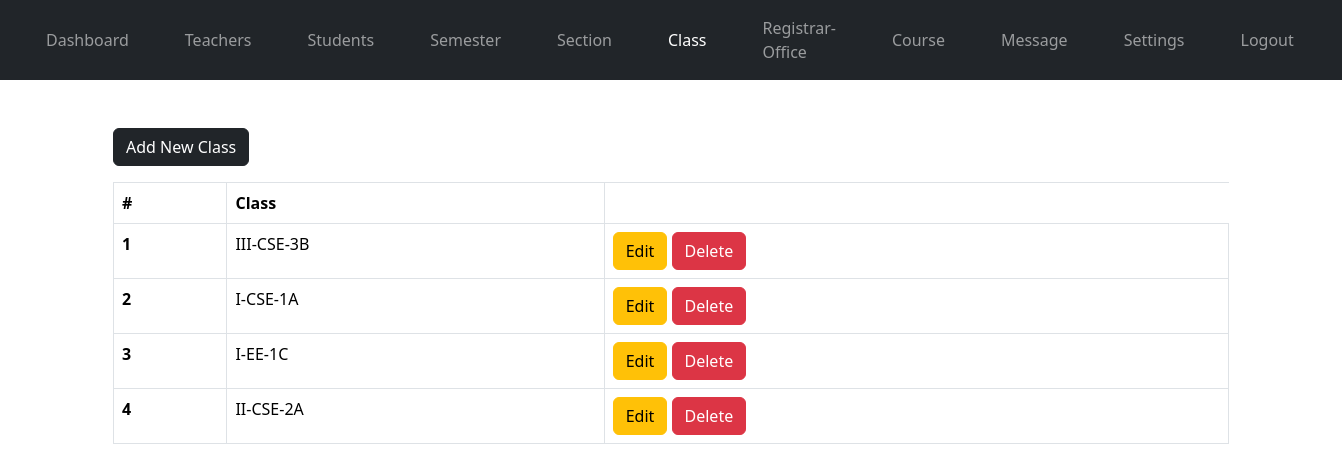
Screenshot of /admin/class.php (signed in) with the database file from the repository.
### tables this page shows
CREATE TABLE `class` (
  `class_id` int(11) NOT NULL,
  `semester` int(11) NOT NULL,
  `section` int(11) NOT NULL
);

CREATE TABLE `semester` (
  `semester_id` int(11) NOT NULL,
  `semester` varchar(31) NOT NULL,
  `semester_code` varchar(7) NOT NULL
);

CREATE TABLE `section` (
  `section_id` int(11) NOT NULL,
  `section` varchar(7) NOT NULL
);

### admin/data/class.php (called while the page is built, shortened)
<?php
function getAllClasses($conn){
   $sql = "SELECT * FROM class";
   $stmt = $conn->prepare($sql);
   $stmt->execute();
   if ($stmt->rowCount() >= 1) {
     $classes = $stmt->fetchAll();
     return $classes;
   }else {
    return 0;
   }
}
?>

### admin/data/grade.php (called while the page is built, shortened)
<?php
function getGradeById($grade_id, $conn){
   $sql = "SELECT * FROM semester
           WHERE semester_id=?";
   $stmt = $conn->prepare($sql);
   $stmt->execute([$grade_id]);
   if ($stmt->rowCount() == 1) {
     $grade = $stmt->fetch();
     return $grade;
   }else {
    return 0;
   }
}

### admin/data/section.php (called while the page is built, shortened)
<?php
function getSectionById($section_id, $conn){
   $sql = "SELECT * FROM section
           WHERE section_id=?";
   $stmt = $conn->prepare($sql);
   $stmt->execute([$section_id]);
   if ($stmt->rowCount() == 1) {
     $section = $stmt->fetch();
     return $section;
   }else {
    return 0;
   }
}
?>

### admin/class.php (the view, shortened to what this page needs)
<?php
if (isset($_SESSION['admin_id']) &&
    isset($_SESSION['role'])) {
    if ($_SESSION['role'] == 'Admin') {
       include "../db_connection.php";
       include "data/class.php";
       include "data/grade.php";
       include "data/section.php";
       $classes = getAllClasses($conn);
 ?>
<?php
       include "../header.php";
?>
<body>
    <?php
        include "../nav.php";
        if ($classes != 0) {
     ?>
     <div class="container mt-5">
        <a href="class-add.php"
           class="btn btn-dark">Add New Class</a>
           <div class="table-responsive">
              <table class="table table-bordered mt-3 n-table">
                <thead>
                  <tr>
                    <th scope="col">#</th>
                    <th scope="col">Class</th>
                  </tr>
                </thead>
                <tbody>
                  <?php $i = 0; foreach ($classes as $class ) {
                    $i++;  ?>
                  <tr>
                    <th scope="row"><?=$i?></th>
                    <td>
                      <?php
                          $grade  = getGradeById($class['semester'], $conn);
                          $section = getSectionById($class['section'], $conn);
                          echo $grade['semester_code'].'-'.$grade['semester'].$section['section'];
                       ?>
                    </td>
                    <td>
                        <a href="class-edit.php?class_id=<?=$class['class_id']?>"
                           class="btn btn-warning">Edit</a>
                        <a href="class-delete.php?class_id=<?=$class['class_id']?>"
                           class="btn btn-danger">Delete</a>
                    </td>
                  </tr>
                <?php } ?>
                </tbody>
              </table>
           </div>
         <?php } ?>
     </div>
</body>
</html>
<?php
  }else {
    header("Location: ../login.php");
    exit;
  }
}else {
	header("Location: ../login.php");
	exit;
}
?>

### static/styles.css (style rules this page uses)
* { margin: 0; padding: 0; }
body { font-family: Arial, sans-serif; margin: 0; padding: 0px; background-color: #f4f4f4; color: #333; }

### rows the page displays
class: semester.semester_code "III-CSE", semester.semester "3", section.section "B"
class: semester.semester_code "I-CSE", semester.semester "1", section.section "A"
class: semester.semester_code "I-EE", semester.semester "1", section.section "C"
class: semester.semester_code "II-CSE", semester.semester "2", section.section "A"
